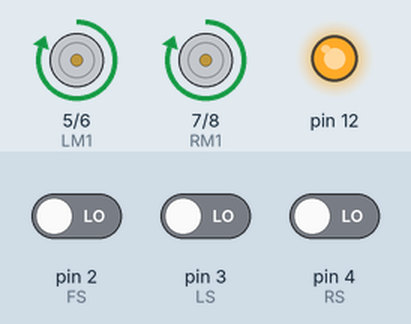
The sketch below on a simulated Arduino Uno, built with avr-gcc and run on an emulated ATmega328P. On the bench: motor-driver pin pairs drawn as motors (green arrow = first pin HIGH = forward, orange = second pin HIGH = backward, longer = more drive), output pins drawn as LEDs (lit = HIGH). The inputs (shaded band) are chosen by the test bench; at power-on: pin 3 (LS) LOW, pin 4 (RS) LOW, pin 2 (FS) LOW.

Above: at 1.2 s.
1.3 s: pin 3 (LS) driven HIGH
At 4.0 s:
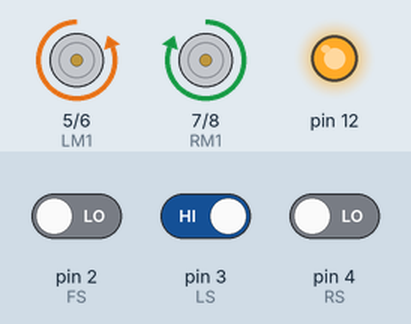
12.1 s: pin 4 (RS) driven HIGH
At 14.7 s:
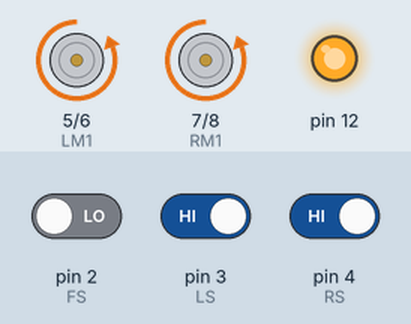
15.5 s: pin 4 (RS) driven LOW
At 17.8 s:
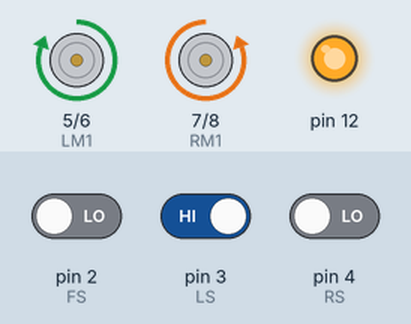
26.0 s: pin 3 (LS) driven LOW
At 28.6 s:
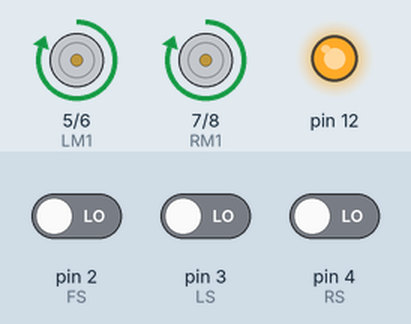
Timing chart, 0 to 37.8 s (numbered marks = the images above; inputs shaded):
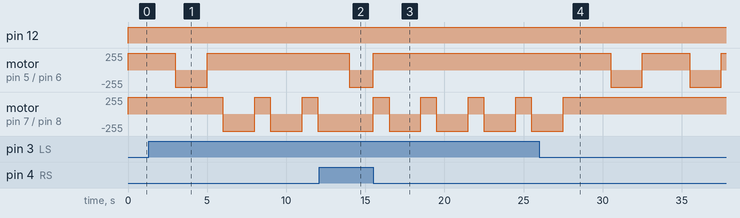

Measured:
- after the input at 1.3 s, motor on pin 5 (LM1) / pin 6 (LM2): goes on until 5.0 s, then stays forward 255/255; motor on pin 7 (RM1) / pin 8 (RM2): alternates forward 255/255 for 1.0 s and backward 255/255 for 2.0 s, starting after 4.7 s
- after the input at 12.1 s, motor on pin 5 (LM1) / pin 6 (LM2): forward 255/255 → backward 255/255 after 1.9 s; motor on pin 7 (RM1) / pin 8 (RM2): stays backward 255/255 (without the input it goes to forward 255/255 after 1.9 s)
- after the input at 15.5 s, motor on pin 5 (LM1) / pin 6 (LM2): backward 255/255 → forward 255/255 at once; motor on pin 7 (RM1) / pin 8 (RM2): alternates forward 255/255 for 1.0 s and backward 255/255 for 2.0 s, starting at once
- after the input at 26.0 s, motor on pin 5 (LM1) / pin 6 (LM2): alternates forward 255/255 for 3.0 s and backward 255/255 for 2.0 s, starting after 4.5 s; motor on pin 7 (RM1) / pin 8 (RM2): goes on until 27.5 s, then stays forward 255/255

The sketch:

robot_move_on_table_attached_to_wall.ino
```cpp
#define FS 2 //front sensor for wall detection
#define LS 3 // left down sensor
#define RS 4 // right down sensor
#define LM1 5 // left motor M1a
#define LM2 6 // left motor M2a
#define RM1 7 // right motor M2a
#define RM2 8 // right motor M2b
void setup()
{
  pinMode(FS,INPUT);
pinMode(LS, INPUT);
pinMode(RS, INPUT);
pinMode(LM1, OUTPUT);
pinMode(LM2, OUTPUT);
pinMode(RM1, OUTPUT);
pinMode(RM2, OUTPUT);
pinMode(12,OUTPUT);
Serial.begin(9600);

}
void loop()
{digitalWrite(12,HIGH);
if(digitalRead(FS))
{
  digitalWrite(LM1,HIGH);   //move backward
digitalWrite(LM2, LOW);
digitalWrite(RM1,HIGH) ;
digitalWrite(RM2, LOW);

delay(1000);
  digitalWrite(LM1,HIGH);//turnRIGHT
digitalWrite(LM2, LOW);
digitalWrite(RM1, LOW);
digitalWrite(RM2,HIGH);
delay(3000);
}

   if(digitalRead(LS)&&digitalRead(RS) )
  {
 digitalWrite(LM1,LOW);
digitalWrite(LM2, HIGH);
digitalWrite(RM1, LOW);
digitalWrite(RM2, HIGH);

  }
  else if(digitalRead(LS)&&!digitalRead(RS))
  {
    digitalWrite(LM1,HIGH);  //move backward
digitalWrite(LM2, LOW);
digitalWrite(RM1,HIGH) ;
digitalWrite(RM2, LOW);

delay(1000);
digitalWrite(LM1,HIGH);//turnRIGHT
digitalWrite(LM2, LOW);
digitalWrite(RM1, LOW);
digitalWrite(RM2,HIGH);

delay(2000);

  }
  else if(!digitalRead(LS)&&digitalRead(RS))
  {
   digitalWrite(LM1,HIGH);    //move backward
digitalWrite(LM2, LOW);
digitalWrite(RM1,HIGH) ;
digitalWrite(RM2, LOW);

delay(1000);
   digitalWrite(LM1,LOW);//turn left
digitalWrite(LM2, HIGH);
digitalWrite(RM1, HIGH);
digitalWrite(RM2, LOW);

delay(1000);
  }
  else if(!digitalRead(LS)&&!digitalRead(RS))
  {
 digitalWrite(LM1,HIGH);  //move backward
digitalWrite(LM2, LOW);
digitalWrite(RM1,HIGH) ;
digitalWrite(RM2, LOW);

delay(3000);

digitalWrite(LM1,LOW);//turn left
digitalWrite(LM2, HIGH);
digitalWrite(RM1, HIGH);
digitalWrite(RM2, LOW);

delay(2000);

  }

}
```
